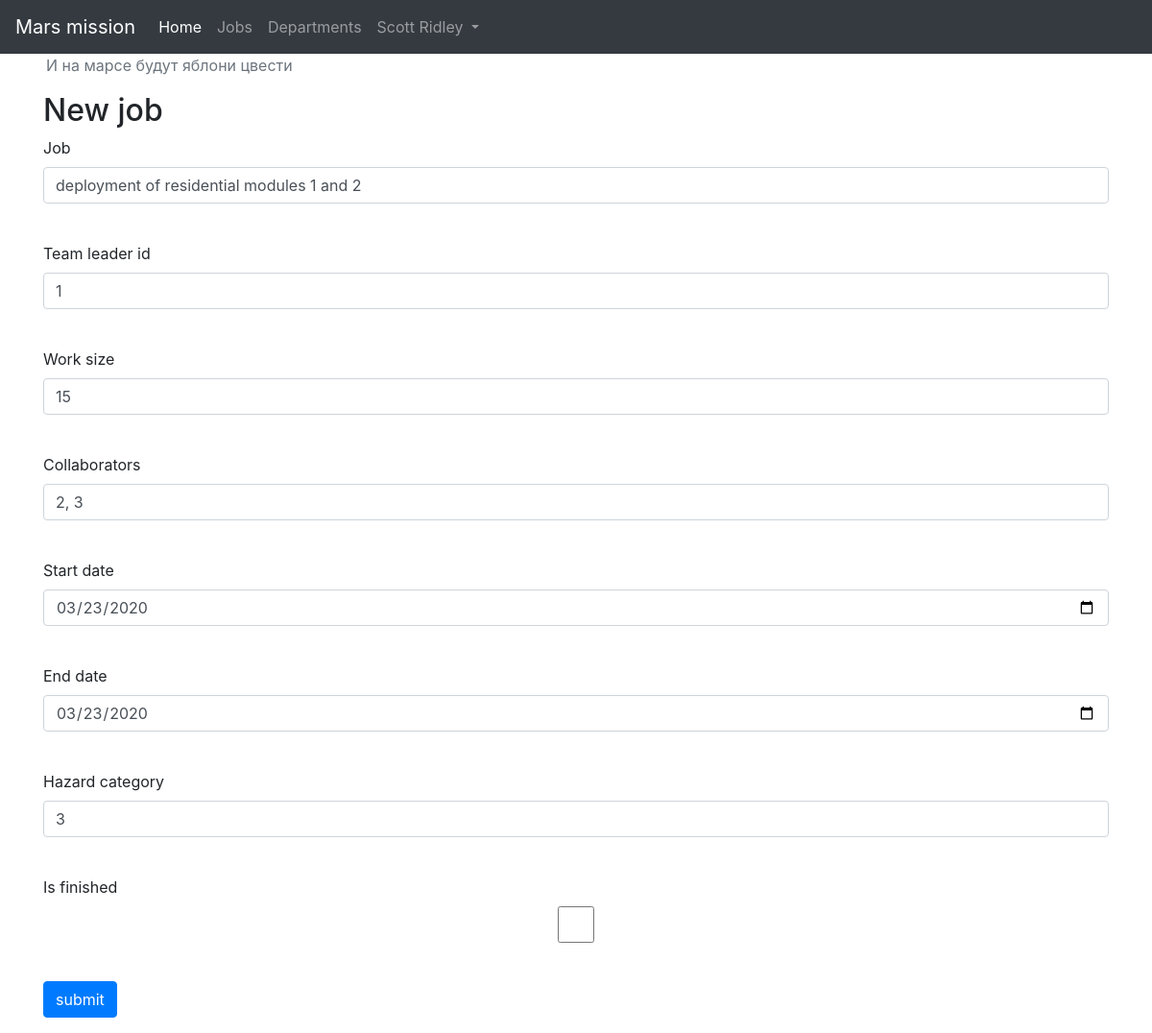
/jobs/1 (signed in), run on the app's committed database.
### data/users.py (models this page shows, shortened)
class User(SqlAlchemyBase, UserMixin, SerializerMixin):
    __tablename__ = 'users'
    id = sqlalchemy.Column(sqlalchemy.Integer, primary_key=True, autoincrement=True)
    surname = sqlalchemy.Column(sqlalchemy.String, nullable=True)
    name = sqlalchemy.Column(sqlalchemy.String, nullable=True)
    age = sqlalchemy.Column(sqlalchemy.Integer, nullable=True)
    position = sqlalchemy.Column(sqlalchemy.String, nullable=True)
    speciality = sqlalchemy.Column(sqlalchemy.String, nullable=True)
    address = sqlalchemy.Column(sqlalchemy.String, nullable=True)
    email = sqlalchemy.Column(sqlalchemy.String, index=True, unique=True, nullable=True)
    hashed_password = sqlalchemy.Column(sqlalchemy.String, nullable=True)
    modifed_date = sqlalchemy.Column(sqlalchemy.DateTime, default=datetime.datetime.now)
    city_from = sqlalchemy.Column(sqlalchemy.String)
    jobs = orm.relation('Jobs', back_populates='user')
    departments = orm.relationship('Department', back_populates='user')

### data/jobs.py (models this page shows, shortened)
class Jobs(SqlAlchemyBase, SerializerMixin):
    __tablename__ = 'jobs'
    id = sqlalchemy.Column(sqlalchemy.Integer, primary_key=True, autoincrement=True)
    job = sqlalchemy.Column(sqlalchemy.String, nullable=True)
    work_size = sqlalchemy.Column(sqlalchemy.Integer, nullable=True, default=0)
    collaborators = sqlalchemy.Column(sqlalchemy.String, nullable=True)
    start_date = sqlalchemy.Column(sqlalchemy.DateTime, default=datetime.datetime.now)
    end_date = sqlalchemy.Column(sqlalchemy.DateTime, default=datetime.datetime.now)
    hazard_category = sqlalchemy.Column(sqlalchemy.Integer, default=3)
    is_finished = sqlalchemy.Column(sqlalchemy.Boolean, default=True)
    team_leader = sqlalchemy.Column(sqlalchemy.Integer, sqlalchemy.ForeignKey("users.id"))
    user = orm.relation('User')

### jobs_view.py (the view, shortened to what this page needs)
@blueprint.route('/jobs/<int:id>', methods=['POST', 'GET'])
@login_required
def edit_job(id):
    form = JobForm()
    if request.method == "GET":
        session = db.create_session()
        job = session.query(models.jobs.Jobs).filter(models.jobs.Jobs.id == id,
                                                     ((models.jobs.Jobs.user == current_user) | (models.jobs.Jobs.team_leader == 1))).first()
        if job:
            form.job.data = job.job
            form.work_size.data = job.work_size
            form.start_date.data = job.start_date
            form.end_date.data = job.end_date
            form.collaborators.data = job.collaborators
            form.is_finished.data = job.is_finished
            form.team_leader.data = job.team_leader
            form.hazard_category.data = job.hazard_category
        else:
            abort(404)
    return render_template('new_job.html', title='Редактирование новости', form=form)

### forms.py
class JobForm(FlaskForm):
    job = StringField('Job', validators=[DataRequired()])
    team_leader = StringField('Team leader id')
    work_size = IntegerField('Work size', validators=[DataRequired()])
    collaborators = StringField('Collaborators')
    start_date = DateField('Start date')
    end_date = DateField('End date')
    hazard_category = IntegerField('Hazard category', validators=[DataRequired()])
    is_finished = BooleanField('Is finished')
    submit = SubmitField("Submit")

### data/db_session.py (called while the page is built)
def create_session() -> Session:
    global __factory
    return __factory()

### index.py (called while the page is built)
@login_manager.user_loader
def load_user(user_id):
    session = db.create_session()
    return session.query(models.users.User).get(user_id)

### templates/jobs/new_job.html (shortened to what this page needs)
{% extends 'base.html' %}
{% block content %}
<h2>New job</h2>
<form  action="" method="post" novalidate>
    <p>
        {{ form.job.label }}<br>
        {{ form.job(class="form-control") }}<br>
    </p>
    {% if current_user.id != 1 %}
        <p>
            {{ form.team_leader.label }}
            {{ form.team_leader(class="form-control", value=current_user.id)}}
        </p>
    {% else %}
        <p>
            {{ form.team_leader.label }}<br>
            {{ form.team_leader(class="form-control") }}<br>
        </p>
    {% endif %}
    <p>
        {{ form.work_size.label }}<br>
        {{ form.work_size(class="form-control") }}<br>
    </p>
    <p>
        {{ form.collaborators.label }}<br>
        {{ form.collaborators(class="form-control") }}<br>
    </p>
    <p>
        {{ form.start_date.label }}<br>
        {{ form.start_date(class="form-control", type="date") }}<br>
    </p>
    <p>
        {{ form.end_date.label }}<br>
        {{ form.end_date(class="form-control", type="date") }}<br>
    </p>
    <p>
        {{ form.hazard_category.label }}<br>
        {{ form.hazard_category(class="form-control") }}<br>
    </p>
    <p>
        {{ form.is_finished.label }}<br>
        {{ form.is_finished(class="form-control", type="checkbox") }}<br>
    </p>
    <p>{{ form.submit(type="submit", class="btn btn-primary", value="submit") }}</p>
</form>
{% endblock %}

### templates/base.html (shortened to what this page needs)
<!DOCTYPE html>
<html>
    <head>
        <link rel="stylesheet" href="https://stackpath.bootstrapcdn.com/bootstrap/4.4.1/css/bootstrap.min.css">
        <link rel="stylesheet" type="text/css" href="/static/css/style.css"/>
    </head>
    <body>
        <nav class="navbar navbar-expand-lg navbar-dark bg-dark">
            <a class="navbar-brand" href="#">Mars mission</a>
            <div class="collapse navbar-collapse" id="navbarNavDropdown">
            <ul class="navbar-nav">
                <li class="nav-item active">
                    <a class="nav-link" href="/">Home <span class="sr-only">(current)</span></a>
                </li>
                <li class="nav-item">
                    <a class="nav-link" href="/jobs">Jobs</a>
                </li>
                <li class="nav-item">
                    <a class="nav-link" href="/departments">Departments</a>
                </li>
                <li class="nav-item dropdown">
                    <a class="nav-link dropdown-toggle" href="#" id="navbarDropdown" role="button" data-toggle="dropdown" aria-haspopup="true" aria-expanded="false">
                        {% if current_user.is_authenticated %} {{ current_user.surname }} {{ current_user.name}} {% else %} Guest {% endif %}
                    </a>
                </li>
            </ul>
            </div>
        </nav>
        <p class="text-muted ml-5">И на марсе будут яблони цвести</p>
        <div class="container">
            {% block content %}
            {% endblock %}
        </div>
    </body>
</html>

### data on the page
User: surname "Scott", name "Ridley"
Jobs: job "deployment of residential modules 1 and 2", team_leader "1", work_size "15", collaborators "2, 3", start_date "03/23/2020", end_date "03/23/2020", hazard_category "3"
